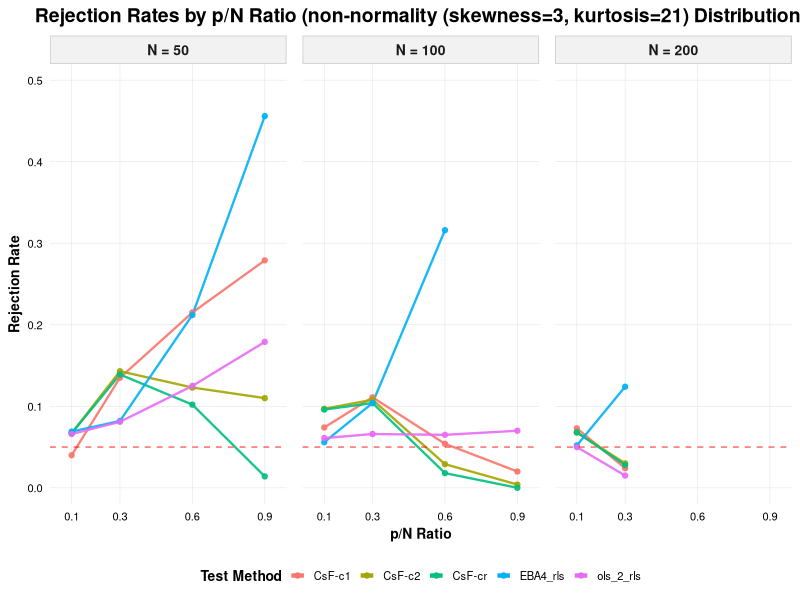
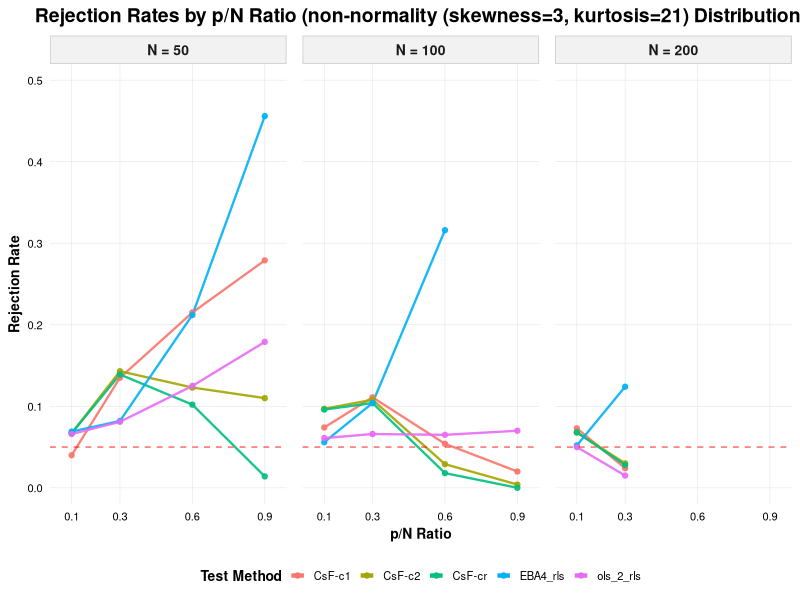

R code for these plots, in order:




library(ggplot2)
library(dplyr)
library(tidyr)
library(scales)

normal_data <- data.frame(
  p_N = c(0.1, 0.3, 0.6, 0.9, 0.1, 0.3, 0.6, 0.9, 0.1, 0.3),
  N   = c(50, 50, 50, 50, 100, 100, 100, 100, 200, 200),
  pT_CsF_c1 = c(0.040, 0.135, 0.215, 0.279, 0.074, 0.111, 0.054, 0.020, 0.073, 0.024),
  pT_CsF_c2 = c(0.067, 0.143, 0.123, 0.110, 0.097, 0.108, 0.029, 0.004, 0.068, 0.030),
  pT_CsF_cr = c(0.067, 0.139, 0.102, 0.014, 0.096, 0.104, 0.018, 0.000, 0.068, 0.028),
  pEBA4_rls = c(0.069, 0.082, 0.212, 0.456, 0.056, 0.104, 0.316, 0.605, 0.052, 0.124),
  pols_2_rls = c(0.066, 0.081, 0.125, 0.179, 0.061, 0.066, 0.065, 0.070, 0.050, 0.015)
)
# 
test_names <- c(
  "pT_CsF_c1" = "CsF-c1",
  "pT_CsF_c2" = "CsF-c2",
  "pT_CsF_cr" = "CsF-cr",
  "pEBA4_rls" = "EBA4_rls",
  "pols_2_rls" = "ols_2_rls"
)

# 
data_long <- normal_data %>%
  pivot_longer(
    cols = -c(p_N, N),
    names_to = "Test",
    values_to = "Rejection_Rate"
  ) %>%
  mutate(
    Test = factor(Test, levels = names(test_names), labels = test_names),
    N = factor(N, levels = c(50, 100, 200)),
    Test_Group = case_when(
      grepl("F", Test) ~ "F-variants",
      grepl("CsF", Test) ~ "CsF-variants",
      grepl("EBA", Test) ~ "EBA-variants",
      TRUE ~ "Other"
    )
  )

# 
ggplot(data_long, aes(x = p_N, y = Rejection_Rate, color = Test, group = Test)) +
  geom_line(linewidth = 0.8, alpha = 0.9) +
  geom_point(size = 1.5, alpha = 0.9) +
  facet_wrap(~ N, nrow = 1, labeller = labeller(N = ~ paste("N =", .x))) +
  scale_y_continuous(
    limits = c(0, 0.5),                     # 
    breaks = seq(0, 0.5, 0.1),              # 
    expand = c(0, 0.02)
  ) +
  scale_x_continuous(
    breaks = unique(normal_data$p_N),
    labels = scales::number_format(accuracy = 0.1),
    expand = c(0.05, 0.05)
  ) +
  geom_hline(
    yintercept = 0.05, 
    linetype = "dashed", 
    color = "red", 
    linewidth = 0.5,
    alpha = 0.6
  ) +
  labs(
    title = "Rejection Rates by p/N Ratio (non-normality (skewness=3, kurtosis=21) Distribution)",
    x = "p/N Ratio",
    y = "Rejection Rate",
    color = "Test Method"
  ) +
  theme_minimal(base_size = 12) +
  theme(
    legend.position = "bottom",
    legend.direction = "horizontal",        # 
    legend.title = element_text(face = "bold", size = 10),
    legend.text = element_text(size = 8),
    legend.key.size = unit(0.4, "cm"),      # 
    panel.grid.major = element_line(color = "grey90", linewidth = 0.2),
    panel.grid.minor = element_blank(),
    strip.background = element_rect(fill = "grey95", color = "grey80"),
    strip.text = element_text(face = "bold", size = 10),
    plot.title = element_text(face = "bold", hjust = 0.5, size = 14),
    axis.title = element_text(face = "bold", size = 10),
    axis.text = element_text(color = "black", size = 8),
    panel.spacing = unit(0.8, "lines")
  ) +
  scale_color_manual(values = scales::hue_pal()(length(test_names))) +
  guides(color = guide_legend(
    nrow = 1,                                # 
    override.aes = list(linewidth = 1.5, alpha = 1)
  ))

#
ggsave("all_tests_rejection_rates.png", width = 14, height = 8, dpi = 300)
